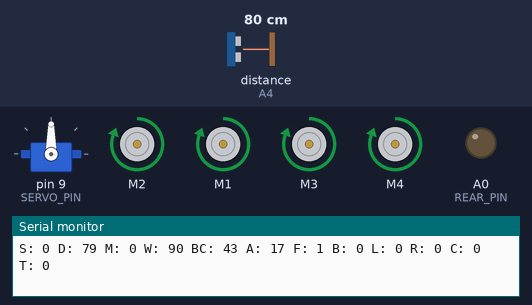
Recording of a sketch running on a simulated Arduino Uno, built with avr-gcc and run on an emulated ATmega328P. Parts: servo, 4 × DC motor (green arrow = forward, orange = backward, longer = faster), output pins drawn as LEDs (lit = HIGH), the last lines printed to the serial monitor. Wiring (inferred from the names in the program): ultrasonic range finder: trigger A5; echo A4. The test bench sets the inputs (shaded band); at power-on: distance to the obstacle (sensor on A4) 80 cm. The echo pulse lasts 58.3 µs per cm; pins used as bus, display or sensor lines are not drawn.

Above: at 2.2 s.
2.3 s: distance to the obstacle (sensor on A4) set to 12 cm
At 3.3 s:
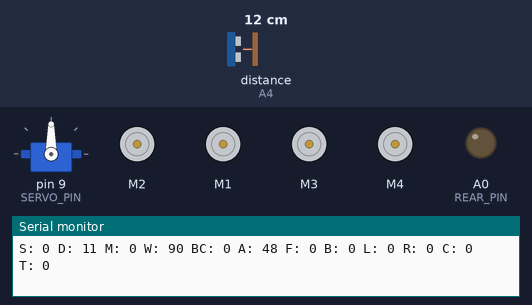
5.2 s: distance to the obstacle (sensor on A4) set to 9 cm
At 8.1 s:
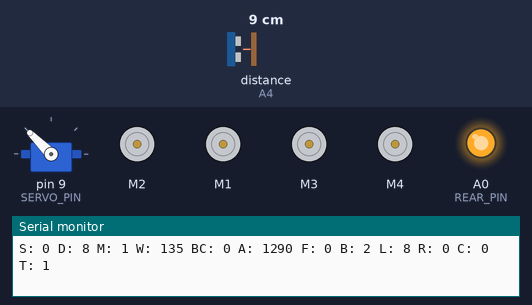
8.2 s: distance to the obstacle (sensor on A4) set to 120 cm
At 9.8 s:
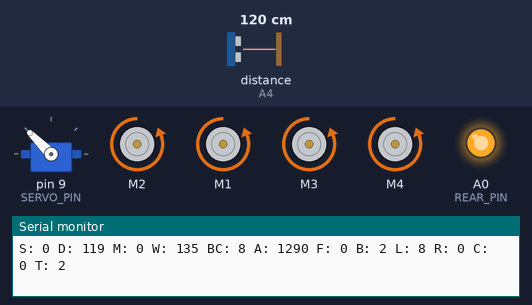
11.2 s: distance to the obstacle (sensor on A4) set to 2 cm
At 12.5 s:
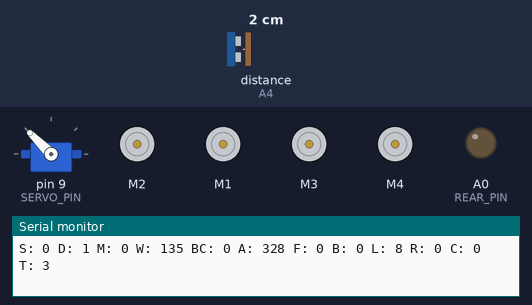
14.2 s: distance to the obstacle (sensor on A4) set to 35 cm
17.2 s: distance to the obstacle (sensor on A4) set to 4 cm
Timing chart, 0 to 29.0 s (numbered marks = the images above; inputs shaded):
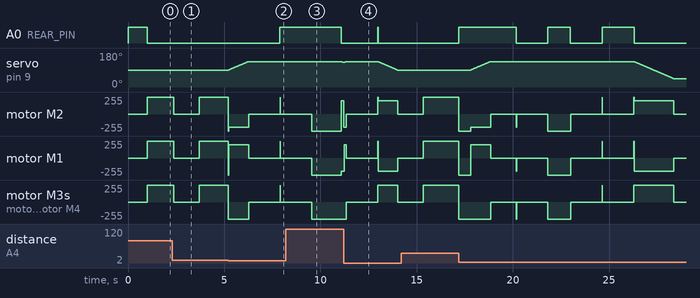

Measured:
- the behaviour switches between 11 and 10 cm on distance to the obstacle (sensor on A4) (found by bisection; images 1 and 2)
- after the input at 5.2 s, A0 (REAR_PIN): LOW → HIGH after 2.7 s instead of 0.26 s
- after the input at 8.2 s, A0 (REAR_PIN): HIGH → LOW after 2.9 s instead of 1.4 s; motor M3, motor M4: stopped → backward 255/255 after 1.4 s
- after the input at 11.2 s, A0 (REAR_PIN): LOW → HIGH after 1.8 s, → LOW 0.04 s later; motor M3, motor M4: backward 255/255 → stopped after 0.15 s instead of 2.6 s
- after the input at 14.2 s, A0 (REAR_PIN): LOW → HIGH after 3.0 s; servo on pin 9 (SERVO_PIN): stays 90° (without the input it goes to 91° after 1.2 s)
- by itself, servo on pin 9 (SERVO_PIN): rises from 130° to 135° in 0.09 s, then falls to 90° in 2.7 s

The sketch:

TayoBus.ino
```cpp
#include <SoftwareSerial.h>
#include <AFMotor.h>
#include <Servo.h>

enum Action
{
  none = 0,
  goForward = 1,
  goBackward = 2,
  goRight = 4,
  goLeft = 8,
  goStraight = 16,
  goTurnFirst = 32,
  goTurnBackFirst = 64,
  goMoveFirst = 128,
  goRotate = 256,
  goStepOne = 512,
  goStepTwo = 1024,
  goStepThree = 2048,
  goBreak = goForward | goBackward,
  goForwardRight = goRight | goTurnFirst,
  goForwardRightForward = goForward | goRight | goStepTwo,
  goStraightThenForward = goStraight | goTurnFirst,
  goForwardThenStraight =  goForward | goStraight,
  goForwardLeft = goLeft | goTurnFirst | goStepOne,
  goForwardLeftStepTwo = goLeft | goForward | goStepTwo,
  goBackwardRight = goRight | goTurnFirst | goStepOne,
  goBackwardRightStepTwo = goRight | goBackward | goStepTwo,
  goBackwardLeft = goLeft | goTurnBackFirst | goStepOne,
  goBackwardLeftStepTwo = goLeft | goBackward | goStepTwo,
  goTurnRight = goRight | goBackward | goTurnBackFirst,
  goTurnLeft = goLeft | goBackward | goTurnBackFirst,
  goRotateLeft = goRotate | goLeft | goTurnBackFirst,
  goRotateLeftStepTwo = goRotate | goLeft | goBackward | goStepTwo,
  goRotateLeftStepThree = goRotate | goLeft | goForward | goStepThree,
  goRotateRight = goRotate | goRight | goTurnBackFirst,
  goRotateRightStepTwo = goBackward | goRotateRight | goStepTwo,
  goRotateRightStepThree = goForward | goRotateRight | goStepThree
};

#define DEBUG true

//PIN CONFIGURATIONS
#define SERVO_PIN 9
#define RX_PIN 10
#define TX_PIN 13
#define TRIG_PIN A5
#define ECHO_PIN A4
#define MAX_SPEED 350
#define REAR_PIN A0

#define MOTOR_1 1
#define MOTOR_2 2
#define MOTOR_3 3
#define MOTOR_4 4

#define MAX_QUEUE_SIZE 10

SoftwareSerial esp8266(RX_PIN, TX_PIN); // RX, TX
AF_DCMotor motorFRight(MOTOR_1);
AF_DCMotor motorFLeft(MOTOR_2);
AF_DCMotor motorRRight(MOTOR_3);
AF_DCMotor motorRLeft(MOTOR_4);
Servo servoWheel;

//control variables
int whellPos = 0;
int busSpeed = 0;
int busLastSpeed = 1;
int backingCounter = 0;
int lastDistance = 0;
Action currentAction = none, lastAction = none;
int trapFixTryCount = 0;
Action actionQueue[MAX_QUEUE_SIZE] = {goRight, goLeft, goBackward, goForward};
int queueHead = 0, queueTail = 3;

//control constants
#define MAX_SPEED 255
#define TURN_SPEED 200
#define TURN_DELAY 1000
#define STRAIGHT_POS 90
#define TURN_ANGLE 45
#define BACKING_COUNT_LIMIT 50
#define LOOP_INTERVAL 20
#define STOP_THRESHOLD 10
#define SERIAL_BAUD 115200
#define SERIAL_ES8266 115200

void setup()
{
  pinMode(REAR_PIN, OUTPUT);
  pinMode(TRIG_PIN, OUTPUT);
  pinMode(ECHO_PIN, INPUT);

  digitalWrite(ECHO_PIN, HIGH);
  digitalWrite(TRIG_PIN, HIGH);
  digitalWrite(REAR_PIN, HIGH);
  Serial.begin(SERIAL_BAUD);

  // InitWifiModule();
  printLine("Initiating Tayo Little Bus!");
  servoWheel.attach(SERVO_PIN);
  whellPos = servoWheel.read();

  motorFLeft.setSpeed(MAX_SPEED);
  motorFRight.setSpeed(MAX_SPEED);
  motorRRight.setSpeed(MAX_SPEED);
  motorRLeft.setSpeed(MAX_SPEED);
  digitalWrite(REAR_PIN, HIGH);
  delay(1000);
  //initial test
  enqueue(goBackward);
  enqueue(goStraight);
  enqueue(goRight);
  enqueue(goLeft);
  enqueue(goStraight);
  enqueue(goBackward);
  enqueue(goRight);
  enqueue(goForwardThenStraight);
}

void loop()
{
  const bool isOnBreak = currentAction == goBreak;
  const bool isGoingForward = !isOnBreak && (currentAction & goForward);
  const bool isGoingBackward = !isOnBreak && (currentAction & goBackward);

  lastAction = currentAction;

  // read distance
  long duration, cm, inches;
  digitalWrite(TRIG_PIN, LOW);
  delayMicroseconds(5);
  digitalWrite(TRIG_PIN, HIGH);
  delayMicroseconds(10);
  digitalWrite(TRIG_PIN, LOW);
  duration = pulseIn(ECHO_PIN, HIGH);
  cm = (duration / 2) / 29.1;
  inches = (duration / 2) / 74;

  // compute collision variables
  const bool cantMove = (isGoingForward || isGoingBackward) && abs(lastDistance - cm) < STOP_THRESHOLD;
  const bool isTrapped = (trapFixTryCount > 0);
  const bool isAlmostColliding = cm < STOP_THRESHOLD;
  const bool isAboutToCollide = cm < max(busSpeed, STOP_THRESHOLD) * (busSpeed / 150);
  const bool isSlow = busSpeed < MAX_SPEED || cantMove;
  digitalWrite(REAR_PIN, (isGoingBackward || isAboutToCollide) ? HIGH : LOW);
  // print distance
  printData("S: ");
  printData(busSpeed);
  printData(" D: ");
  printData(cm);
  printData(" M: ");
  printData(cantMove);
  printData(" W: ");
  printData(whellPos);
  printData(" BC: ");
  printData(backingCounter);
  printData(" A: ");
  printData(currentAction);
  printData(" F: ");
  printData(currentAction & goForward);
  printData(" B: ");
  printData(currentAction & goBackward);
  printData(" L: ");
  printData(currentAction & goLeft);
  printData(" R: ");
  printData(currentAction & goRight);
  printData(" C: ");
  printData(isAboutToCollide);
  printData(" T: ");
  printLine(trapFixTryCount);

  if (currentAction == none) currentAction = dequeue();
  if (0 == (currentAction & (goStraight | goForward | goRotate)) && !isAboutToCollide && backingCounter == 0)
  {
    if (isGoingBackward) {
      breakOn();
      delay(LOOP_INTERVAL);

    }
    currentAction = goStraightThenForward;
    trapFixTryCount = 0;
  } else if ((currentAction == none) ||
    ((isGoingForward || (isTrapped && cantMove)) && (isAlmostColliding || isAboutToCollide)))
  {
    trapFixTryCount = cantMove ? (trapFixTryCount + 1) : 0;
    lastDistance = cm;
    backingCounter = 0;
    avoidObstacle(cm);
  }
  doAction();
  delay(LOOP_INTERVAL);
}
void checkCommIncommingMsg()
{
  String IncomingString = "";
  boolean StringReady = false;
  while (esp8266.available())
  {
    IncomingString = esp8266.readString();
    StringReady = true;
  }
  if (StringReady)
  {
    printLine("Received String: " + IncomingString);
  }
}
void doAction()
{
  // main input: currentAction
  switch (currentAction)
  {
  case goBreak:
    breakOn();
    currentAction = lastAction == goBreak ? goForward : lastAction;
    busSpeed = max(busLastSpeed - (MAX_SPEED / 2), 0);
    break;
  case goForward:
    busLastSpeed = busSpeed;
    busSpeed = busLastSpeed + 2;
    if (busSpeed > MAX_SPEED) // slow down if too fast
    {
      currentAction = goBreak;
    }
    else forward();
    break;
  case goForwardLeft:
    if (turnLeft()) currentAction = goForwardLeftStepTwo;
    break;
  case goForwardRight:
    if (turnRight()) currentAction = goForwardRightForward;
    break;
  case goForwardRightForward:
  case goForwardLeftStepTwo:
    forward();
    handleBacking(goStraightThenForward);
    break;
  case goBackwardRight:
    if (turnLeft()) currentAction = goBackwardRightStepTwo;
    break;
  case goBackwardLeft:
    if (turnRight()) currentAction = goBackwardLeftStepTwo;
    break;
  case goBackwardLeftStepTwo:
  case goBackwardRightStepTwo:
  case goBackward:
    backward();
    handleBacking(goStraightThenForward);
    break;
  case goStraight:
    if (turnStraigth()) currentAction = none;
    break;
  case goLeft:
    if (turnLeft()) currentAction = none;
    break;
  case goRight:
    if (turnRight()) currentAction = none;
    break;
  case goTurnRight:
    backward();
    handleBacking(goForwardRight, BACKING_COUNT_LIMIT / 2);
    break;
  case goTurnLeft:
    backward();
    handleBacking(goForwardLeft, BACKING_COUNT_LIMIT / 2);
    break;
  case goStraightThenForward:
    if (turnStraigth())
    {
      busSpeed = 1;
      currentAction = goForward;
    }
    break;
  case goRotateLeft:
    if (turnRight()) {
      currentAction = goRotateLeftStepTwo;
      motorRelease();//auto adjust speed
    }
    break;
  case goRotateLeftStepTwo:
    backward();
    handleBacking(goRotateLeftStepThree);
    break;
  case goRotateLeftStepThree:
    if (turnLeft()) {
      currentAction = goForwardThenStraight;
    }
    break;
  case goRotateRight:
    if (turnLeft()) {
      currentAction = goRotateRightStepTwo;
      motorRelease();//auto adjust speed
    }
    break;
  case goRotateRightStepTwo:
    backward();
    handleBacking(goRotateRightStepThree);
    break;
  case goRotateRightStepThree:
    if (turnRight()) currentAction = goForwardThenStraight;
    break;
  case goForwardThenStraight:
    forward();
    handleBacking(goStraightThenForward);
    break;
  }
}
void handleBacking(Action actionAfter)
{
  handleBacking(actionAfter, BACKING_COUNT_LIMIT);
}
void handleBacking(Action actionAfter, int limit)
{
  backingCounter++;
  if (backingCounter > limit)
  {
    backingCounter = 0;
    currentAction = actionAfter;
  }
}
void avoidObstacle(int cm)
{
  breakOn();
  delay(LOOP_INTERVAL);

  if (cm < 10 && currentAction& goForward == goForward )
  {
    currentAction = goRotateLeft;
    printLine("emergency turn left back");
  }
  else
  {
    switch (trapFixTryCount % 8)
    {
    case 0: currentAction = goTurnRight; break;
    case 1: currentAction = goTurnLeft; break;
    case 2: currentAction = goRotateLeft; break;
    case 3: currentAction = goRotateRight; break;
    case 4: currentAction = goBackwardRight; break;
    case 5: currentAction = goBackwardLeft; break;
    case 6: currentAction = goForwardLeft; break;
    case 7: currentAction = goForwardRight; break;
    }
  }
}
Action dequeue(){
  Action ret = none;
  if (queueTail > 0) {
    ret = actionQueue[queueHead];
    actionQueue[queueHead] = none;
    queueHead = (queueHead + 1) % (sizeof(actionQueue) / sizeof(ret));
  }
  return ret;
}
void enqueue(Action action) {
  actionQueue[queueTail] = action;
  queueTail = (queueTail + 1) % (sizeof(actionQueue) / sizeof(action));
}
void printLine(String str)
{
  if (!DEBUG)
    return;
  Serial.println(str);
}
void printLine(int n)
{
  if (!DEBUG)
    return;
  Serial.println(n);
}
void printData(String str)
{
  if (!DEBUG)
    return;
  Serial.print(str);
}
void printData(int n)
{
  if (!DEBUG)
    return;
  Serial.print(n);
}
void motorRelease()
{
  motorFLeft.setSpeed((whellPos == STRAIGHT_POS || currentAction & (goBackward)) ? MAX_SPEED : TURN_SPEED);
  motorFRight.setSpeed((whellPos == STRAIGHT_POS || currentAction & (goBackward)) ? MAX_SPEED : TURN_SPEED);
  motorFLeft.run(RELEASE);
  motorFRight.run(RELEASE);
  motorRLeft.run(RELEASE);
  motorRRight.run(RELEASE);
  busSpeed = 0;
  backingCounter = 0;
  delay(300);
}
void forward()
{
  motorFLeft.run(FORWARD);
  motorFRight.run(FORWARD);

  motorRLeft.run(FORWARD);
  motorRRight.run(FORWARD);
}
void backward()
{
  motorFLeft.run(BACKWARD);
  motorFRight.run(BACKWARD);

  motorRLeft.run(BACKWARD);
  motorRRight.run(BACKWARD);
}
bool turnWheelTo(int targetPos)
{
  if (whellPos != targetPos)
  {
    if (whellPos < targetPos)
    {
      whellPos+= 1;
    }
    else
    {
      whellPos-=1;
    }
    servoWheel.write(whellPos);
  }
  return whellPos == targetPos;
}

bool turnLeft()
{
  if (whellPos != (STRAIGHT_POS - TURN_ANGLE))
  {
    motorFLeft.setSpeed(TURN_SPEED);
    motorFRight.setSpeed(TURN_SPEED);
    motorFLeft.run(FORWARD);
    motorFRight.run(BACKWARD);
    turnWheelTo(STRAIGHT_POS - TURN_ANGLE);
    return false;
  }
  else
  {
    motorRelease();
    delay(TURN_DELAY);
    return true;
  }
}

bool turnRight()
{
  if (whellPos != STRAIGHT_POS + TURN_ANGLE)
  {
    motorFLeft.setSpeed(TURN_SPEED);
    motorFRight.setSpeed(TURN_SPEED);
    motorFRight.run(FORWARD);
    motorFLeft.run(BACKWARD);
    turnWheelTo(STRAIGHT_POS + TURN_ANGLE);
    return false;
  }
  else
  {
    motorRelease();
    delay(TURN_DELAY);
    return true;
  }
}

void breakOn()
{
  const bool isGoingForward = (currentAction & goForward) == goForward;
  if (isGoingForward)
  {
    backward();
  }
  else
  {
    forward();
  }
}
bool turnStraigth()
{
  motorFLeft.setSpeed(TURN_SPEED);
  motorFRight.setSpeed(TURN_SPEED);
  if (whellPos < STRAIGHT_POS)
  {
    motorFLeft.run(BACKWARD);
    motorFRight.run(FORWARD);
  }
  else if (whellPos > STRAIGHT_POS)
  {
    motorFRight.run(BACKWARD);
    motorFLeft.run(FORWARD);
  }
  else
  {
    motorRelease();
    delay(TURN_DELAY);
    return true;
  }
  turnWheelTo(STRAIGHT_POS);
  return false;
}
// WIFI Module Functions
boolean echoFind(String keyword, const int timeout)
{
  byte current_char = 0;
  byte keyword_length = keyword.length();
  long deadline = millis() + timeout;
  while (millis() < deadline)
  {
    if (esp8266.available())
    {
      char ch = esp8266.read();
      Serial.write(ch);
      if (ch == keyword[current_char])
        if (++current_char == keyword_length)
        {
          printLine(keyword);
          return true;
        }
    }
  }
  return false; // Timed out
}
boolean SendCommand(String cmd, String ack, const int timeout)
{
  esp8266.println(cmd); // Send "AT+" command to module
  return echoFind(ack, timeout);
}
void InitWifiModule()
{
  printLine("Connecting to Wifi....");
  esp8266.begin(SERIAL_ES8266);
  while (!esp8266)
  {
    ; // wait for serial port to connect. Needed for native USB port only
  }
  if (!SendCommand("AT+RST", "Ready", 8000))
  {
    printLine("Failed to Reset");
    return;
  }
  if (!SendCommand("AT+CWMODE=1", "OK", 1500))
  {
    printLine("Failed to Set Mode");
    return;
  }
  if (!SendCommand("AT+CIFSR", "OK", 1500))
    return;
  if (!SendCommand("AT+CIPMUX=1", "OK", 1500))
    return;
  if (!SendCommand("AT+CIPSERVER=1,80", "OK", 1500))
    return;
  printLine("Now connected");
}
```
